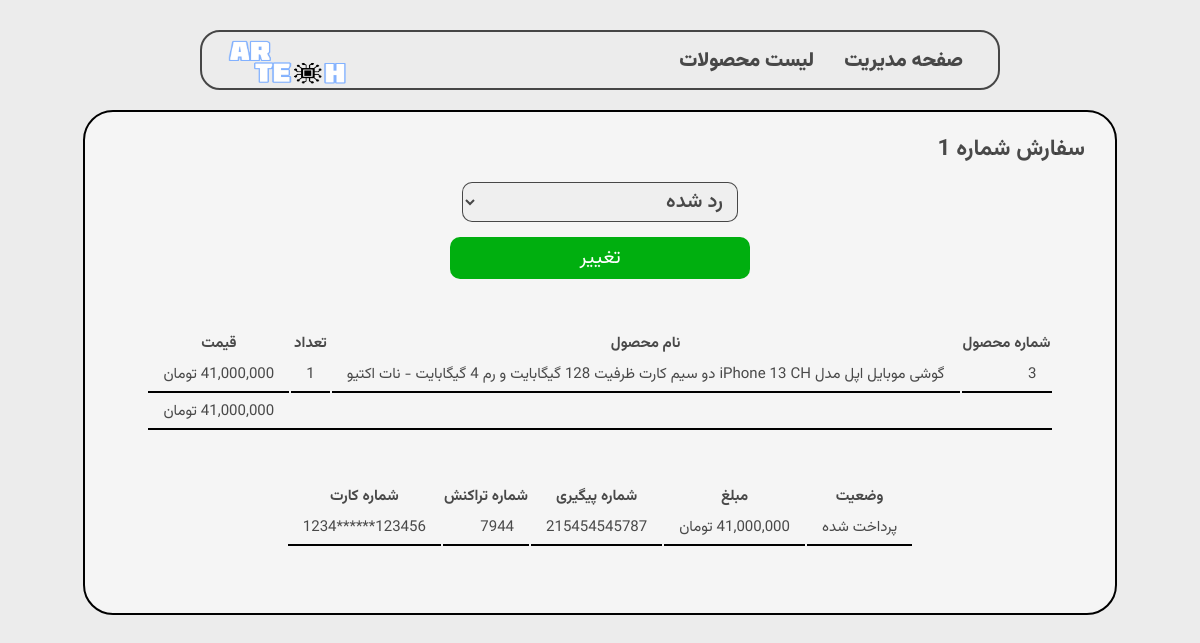
The app's page /admin/dashboard/order/1 (signed in), older data.
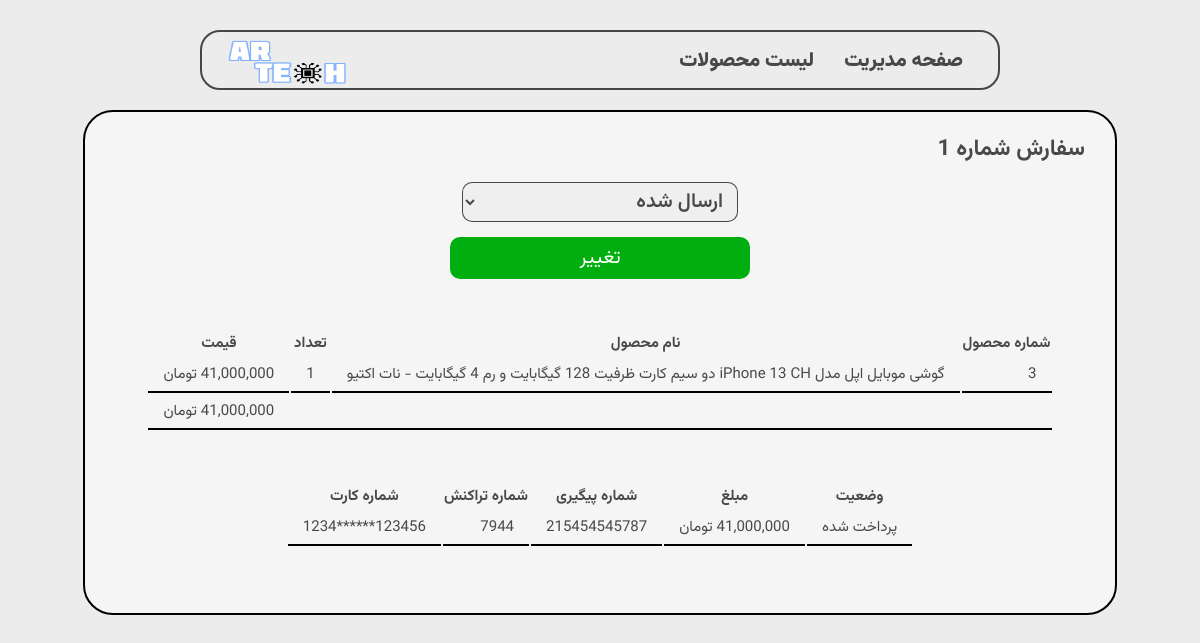
The same page, newer data.
### models/model_cart.py (models this page shows, shortened)
class Cart(db.Model):
    __tablename__="carts"
    id = Column(Integer , primary_key= True)
    status = Column(String, default='pending')
    user_id = Column(Integer,ForeignKey('users.id'),nullable=False)
    user = db.relationship('User',backref=backref('carts', lazy ='dynamic'))
    def total_price(self):
        total = 0
        for item in self.cart_items:
            t = item.price * item.quantity
            total += t
        return total

### blueprints/admin.py (the view)
@app.route('/admin/dashboard/order/<id>' , methods = ["GET","POST"])
def order(id):
    cart = Cart.query.filter(Cart.id == id).first_or_404()
    if request.method == "GET":
        return render_template("/admin/order.html" ,cart = cart )
    else :
        status = request.form.get('status')
        cart.status = status
        db.session.commit()
        flash(' وضعیت سفارش با موفقیت تغییر کرد ')
        return redirect(url_for('admin.order', id=id))

### blueprints/admin.py (called while the page is built)
@app.before_request
def before_request():
    if session.get('admin_login', None) == None and request.endpoint != "admin.main":
        abort(403)

### models/model_payment.py (called while the page is built)
    def get_status_persian(self):
            if self.status == 'pending':
                return ' در انتظار پرداخت '
            elif self.status == 'Success':
                return " پرداخت شده "
            elif self.status == 'faild':
                return ' خطا در پرداخت '

### templates/admin/order.html (shortened to what this page needs)
{% extends 'base.html' %}
{% block body %}
    {% include 'parts/header.html' %}
    <section class="simple-box">
        <h1>سفارش شماره {{cart.id}}</h1>
        <form action="#" method="post" >
            <select name="status">
                <option value="sent" {% if cart.status == "sent" %} selected {%endif%}>ارسال شده</option>
                <option value="rejected" {% if cart.status == "rejected" %} selected {%endif%}>رد شده</option>
            </select>
            <input type="submit" value="تغییر">
        </form>
        <table class="cart" style="margin-top: 50px ;">
            <tr>
                <th>شماره محصول</th>
                <th>نام محصول</th>
                <th>تعداد</th>
                <th>قیمت</th>
            </tr>
            {% for item in cart.cart_items %}
                <tr>
                    <td>{{ item.product.id }}</td>
                    <td>{{ item.product.name }}</td>
                    <td>{{ item.quantity }}</td>
                    <td class="price"> {{ item.price }}</td>
                </tr>
            {% endfor %}
            <tr>
                <td colspan="4" style="text-align: left" class="price">{{cart.total_price()}}</td>
            </tr>
        </table>
        <table class="cart" style="margin:50px auto  ">
            <tr>
                <th>وضعیت</th>
                <th>مبلغ</th>
                <th>شماره پیگیری</th>
                <th>شماره تراکنش</th>
                <th>شماره کارت</th>
            </tr>
            {% for pay in cart.payments %}
            <tr>
                <td>{{ pay.get_status_persian() }}</td>
                <td class="price" >{{ pay.price }}</td>
                <td>{{ pay.refid }}</td>
                <td>{{ pay.transaction_id }}</td>
                <td>{{ pay.card_pan }}</td>
            </tr>
            {%endfor%}
        </table>
    </section>
{% endblock %}

Row changes from the older to the newer data that the page shows:
changed Cart id 1: status "رد شده" → "ارسال شده"
